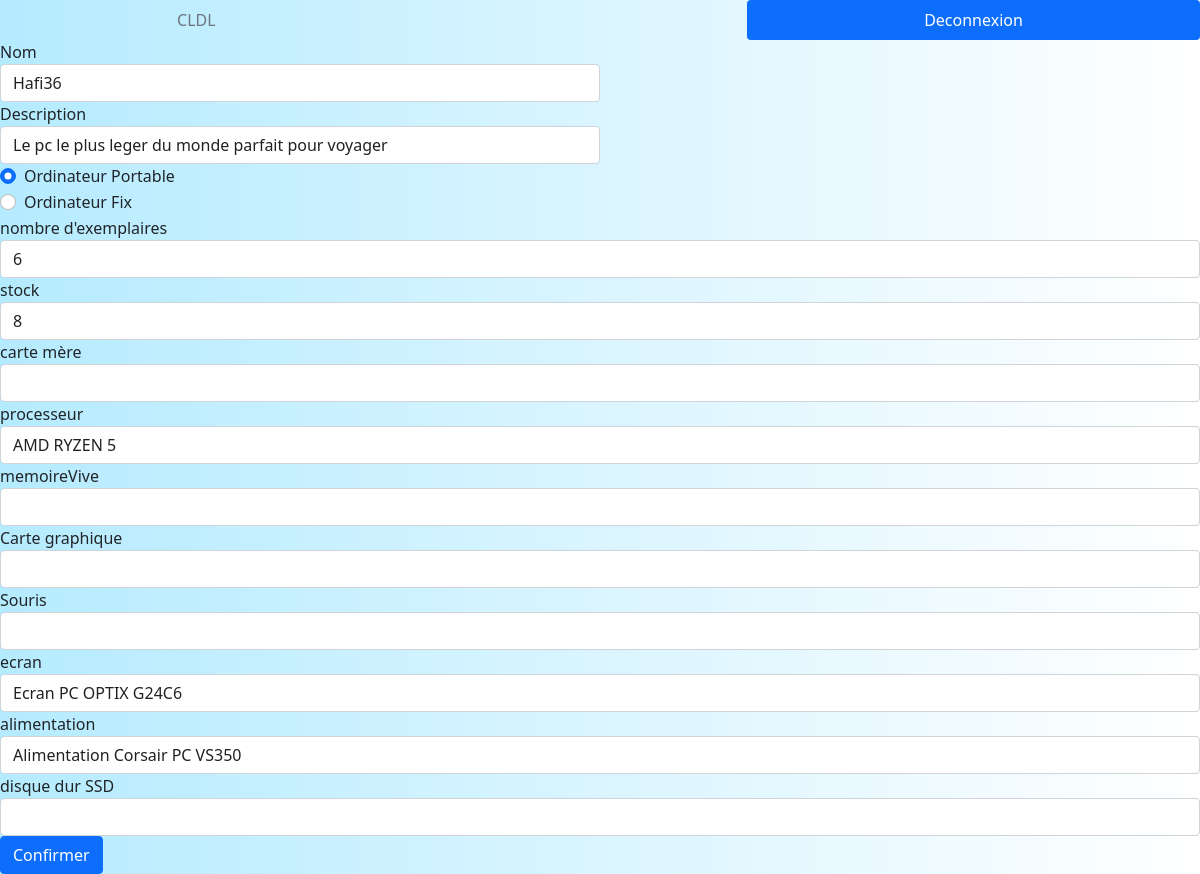
Page /?page=modif&id=6 (signed in) on the committed database.
### tables this page shows
CREATE TABLE `modele` (
  `idModele_` int NOT NULL,
  `pcPortable` tinyint(1) DEFAULT NULL,
  `nom` varchar(50) DEFAULT NULL,
  `description` varchar(500) DEFAULT NULL,
  `nombreExemplaire` int DEFAULT NULL,
  `archive` tinyint(1) DEFAULT NULL,
  `quantite` int DEFAULT NULL
);

### index.php (called while the page is built)
<?php
$page = 'home';
if (isset($_GET['page'])) {
    $page = $_GET['page'];
}
require_once 'header.php';
require_once 'pages/' . $page . '.php';
require_once 'footer.php';

### class/Modele.php (called while the page is built, shortened)
<?php
class Modele {
    protected ?bool $pcPortable;
    protected ?string $nom;
    protected ?string $description;
    protected ?int $nombreExemplaire;
    protected ?int $quantite;
    public function getpcPortable(){
    return $this->pcPortable;
}
    public function getNom()
    {
        return $this->nom;
    }
        public function getDescription()
        {
                return $this->description;
        }
    public function getNombreExemplaire()
    {
        return $this->nombreExemplaire;
    }
    public function getQuantite()
    {
        return $this->quantite;
    }
}

### pages/modif.php (the view, shortened to what this page needs)
<?php
$sth = $connection->prepare("SELECT * FROM modele where idModele_= :id ");
$sth->setFetchMode(PDO::FETCH_CLASS, Modele::class);
$sth->execute([
    ':id' => $_GET['id'],
]);
$modele = $sth->fetch();
$processeurSql = 'SELECT DISTINCT idComposant,nom FROM pieces where categorie="processeur"';
$sthProcesseur= $connection->query($processeurSql);
$processeurs = $sthProcesseur->fetchAll();
$ecranSql = 'SELECT DISTINCT idComposant,nom FROM pieces where categorie="ecran"';
$sthEcran= $connection->query($ecranSql);
$ecrans = $sthEcran->fetchAll();
$alimentationSql = 'SELECT DISTINCT idComposant,nom FROM pieces where categorie="alimentation"';
$sthAlimentation= $connection->query($alimentationSql);
$alimentations = $sthAlimentation->fetchAll();
?>
<form action="" method="POST">
    <div class="form-group col-md-6">
    <label for="inputNom">Nom</label>
    <input type="text" class="form-control" id="nomText" name="nom" placeholder="Nom" value="<?= $modele->getNom()?>">
    <label for="inputAddress">Description</label>
    <input type="text" class="form-control" id="descriptionText" name="description" placeholder="Description" value="<?= $modele->getDescription() ?>">
    </div>
 <div class="form-group">
    <div class="form-check">
      <input class="form-check-input" type="radio" id="typeOrdiText" name="pcPortable" value="1" <?php if ($modele-> getpcPortable()==1) {echo 'checked';}?>>
      <label class="form-check-label" for="gridCheck">
        Ordinateur Portable
      </label>
    </div>
  </div>
<div class="form-group">
    <div class="form-check">
      <input class="form-check-input" type="radio" id="typeOrdiText" name="pcPortable" value="0"<?php if ($modele-> getpcPortable()==0) {echo 'checked';}?>>
      <label class="form-check-label" for="gridCheck">
        Ordinateur Fix
      </label>
    </div>
  </div>
<div class="form-group">
    <label for="inputAddress">nombre d'exemplaires</label>
    <input type="text" class="form-control" id="nombreExText" name = "exemplaire" placeholder="nombre d'exemplaires" value="<?= $modele->getNombreExemplaire() ?>">
  </div>
  <div class="form-group">
    <label for="inputAddress">stock</label>
    <input type="text" class="form-control" id="descriptionText" name = "quantite" placeholder="stock" value="<?= $modele->getQuantite() ?>">
  </div>
  <div>
  <label for="">carte mère</label>
    <select class="form-control">
    </select>
  </div>
  <label for="">processeur</label>
    <select class="form-control">
    <?php foreach( $processeurs as $processeur){ ?>
      <option value="<?php echo $processeur['nom']; ?>"><?php echo $processeur['nom']; ?></option>
                    <?php }; ?></option>
    </select>
<label for="">memoireVive</label>
    <select class="form-control">
    </select>
<label for="">Carte graphique</label>
    <select class="form-control">
    </select>
<label for="">Souris</label>
    <select class="form-control">
    </select>
<label for="">ecran</label>
    <select class="form-control">
    <?php foreach( $ecrans as $ecran){ ?>
      <option value="<?php echo $ecran['nom']; ?>"><?php echo $ecran['nom']; ?></option>
                    <?php }; ?></option>
    </select>
<label for="">alimentation</label>
    <select class="form-control">
    <?php foreach( $alimentations as $alimentation){ ?>
      <option value="<?php echo $alimentation['nom']; ?>"><?php echo $alimentation['nom']; ?></option>
                    <?php }; ?></option>
    </select>
<label for="">disque dur SSD</label>
    <select class="form-control">
    </select>
  <button type="submit" class="btn btn-primary">Confirmer</button>
</form>

### style.css (style rules this page uses)
body { background: rgb(6,36,0); background: linear-gradient(90deg, rgba(6,36,0,1) 0%, rgba(181,235,255,1) 0%, rgba(255,255,255,1) 100%); }
.form-control { color: #212121; }

### rows in the picture
modele: nom "Hafi36", description "Le pc le plus leger du monde parfait pour voyager", pcPortable "☑", exemplaire "6", quantite "8"

### other values in the picture
form field value "AMD RYZEN 5"
form field value "Ecran PC OPTIX G24C6"
form field value "Alimentation Corsair PC VS350"
